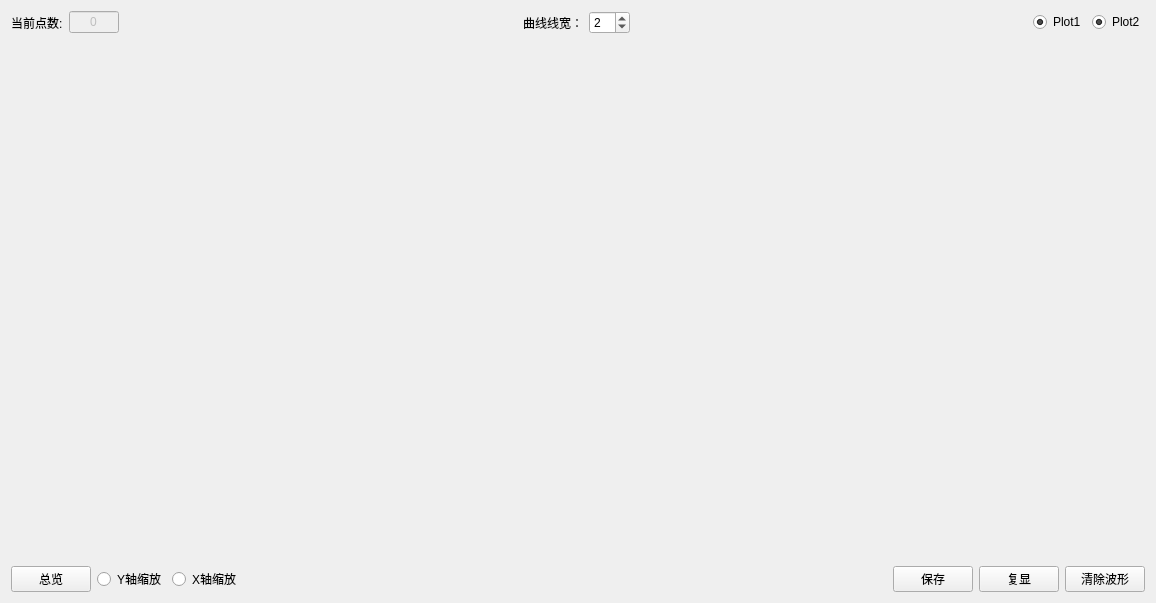
<?xml version="1.0" encoding="UTF-8"?>
<ui version="4.0">
 <class>MyPlot</class>
 <widget class="QWidget" name="MyPlot">
  <property name="geometry">
   <rect>
    <x>0</x>
    <y>0</y>
    <width>1156</width>
    <height>600</height>
   </rect>
  </property>
  <property name="windowTitle">
   <string>Form</string>
  </property>
  <layout class="QVBoxLayout" name="verticalLayout">
   <item>
    <layout class="QHBoxLayout" name="horizontalLayout_2">
     <item>
      <widget class="QLabel" name="label_3">
       <property name="text">
        <string>当前点数:</string>
       </property>
      </widget>
     </item>
     <item>
      <widget class="QLineEdit" name="PointsValue">
       <property name="enabled">
        <bool>false</bool>
       </property>
       <property name="maximumSize">
        <size>
         <width>50</width>
         <height>16777215</height>
        </size>
       </property>
       <property name="text">
        <string>0</string>
       </property>
       <property name="alignment">
        <set>Qt::AlignCenter</set>
       </property>
       <property name="dragEnabled">
        <bool>false</bool>
       </property>
       <property name="readOnly">
        <bool>true</bool>
       </property>
       <property name="clearButtonEnabled">
        <bool>false</bool>
       </property>
      </widget>
     </item>
     <item>
      <spacer name="horizontalSpacer_4">
       <property name="orientation">
        <enum>Qt::Horizontal</enum>
       </property>
       <property name="sizeHint" stdset="0">
        <size>
         <width>40</width>
         <height>20</height>
        </size>
       </property>
      </spacer>
     </item>
     <item>
      <widget class="QLabel" name="label">
       <property name="text">
        <string>曲线线宽：</string>
       </property>
      </widget>
     </item>
     <item>
      <widget class="QSpinBox" name="plotWidth">
       <property name="maximum">
        <number>10</number>
       </property>
       <property name="value">
        <number>2</number>
       </property>
      </widget>
     </item>
     <item>
      <spacer name="horizontalSpacer">
       <property name="orientation">
        <enum>Qt::Horizontal</enum>
       </property>
       <property name="sizeHint" stdset="0">
        <size>
         <width>40</width>
         <height>20</height>
        </size>
       </property>
      </spacer>
     </item>
     <item>
      <widget class="QRadioButton" name="radioButton_1">
       <property name="text">
        <string>Plot1</string>
       </property>
       <property name="checked">
        <bool>true</bool>
       </property>
       <property name="autoExclusive">
        <bool>false</bool>
       </property>
      </widget>
     </item>
     <item>
      <widget class="QRadioButton" name="radioButton_2">
       <property name="enabled">
        <bool>true</bool>
       </property>
       <property name="text">
        <string>Plot2</string>
       </property>
       <property name="checked">
        <bool>true</bool>
       </property>
       <property name="autoRepeat">
        <bool>false</bool>
       </property>
       <property name="autoExclusive">
        <bool>false</bool>
       </property>
      </widget>
     </item>
    </layout>
   </item>
   <item>
    <widget class="QCustomPlot" name="plotData" native="true">
     <property name="minimumSize">
      <size>
       <width>1000</width>
       <height>520</height>
      </size>
     </property>
     <layout class="QVBoxLayout" name="verticalLayout_2"/>
    </widget>
   </item>
   <item>
    <layout class="QHBoxLayout" name="horizontalLayout_4">
     <item>
      <layout class="QHBoxLayout" name="horizontalLayout">
       <item>
        <widget class="QPushButton" name="ShowAll">
         <property name="text">
          <string>总览</string>
         </property>
        </widget>
       </item>
      </layout>
     </item>
     <item>
      <widget class="QRadioButton" name="Y_Zoom">
       <property name="text">
        <string>Y轴缩放</string>
       </property>
       <property name="autoExclusive">
        <bool>false</bool>
       </property>
      </widget>
     </item>
     <item>
      <widget class="QRadioButton" name="X_Zoom">
       <property name="text">
        <string>X轴缩放</string>
       </property>
       <property name="checkable">
        <bool>true</bool>
       </property>
       <property name="checked">
        <bool>false</bool>
       </property>
       <property name="autoExclusive">
        <bool>false</bool>
       </property>
      </widget>
     </item>
     <item>
      <spacer name="horizontalSpacer_3">
       <property name="orientation">
        <enum>Qt::Horizontal</enum>
       </property>
       <property name="sizeHint" stdset="0">
        <size>
         <width>40</width>
         <height>20</height>
        </size>
       </property>
      </spacer>
     </item>
     <item>
      <layout class="QHBoxLayout" name="horizontalLayout_3">
       <item>
        <widget class="QPushButton" name="ShowSave">
         <property name="text">
          <string>保存</string>
         </property>
        </widget>
       </item>
       <item>
        <widget class="QPushButton" name="ShowLast">
         <property name="text">
          <string>复显</string>
         </property>
        </widget>
       </item>
       <item>
        <widget class="QPushButton" name="pushButton">
         <property name="text">
          <string>清除波形</string>
         </property>
        </widget>
       </item>
      </layout>
     </item>
    </layout>
   </item>
  </layout>
 </widget>
 <customwidgets>
  <customwidget>
   <class>QCustomPlot</class>
   <extends>QWidget</extends>
   <header location="global">qcustomplot.h</header>
   <container>1</container>
  </customwidget>
 </customwidgets>
 <resources/>
 <connections/>
</ui>
